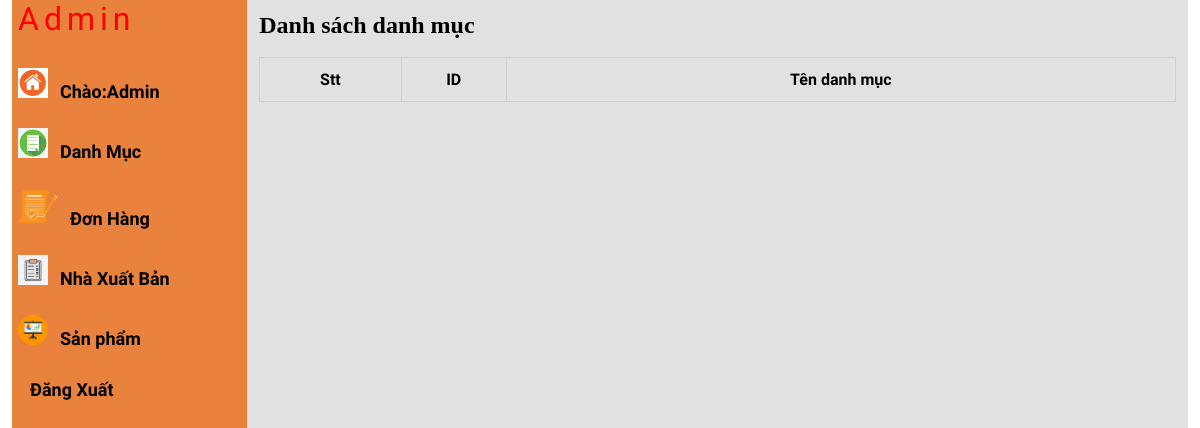
/admin/cartegory_list.php, run on an earlier commit of the app's database.
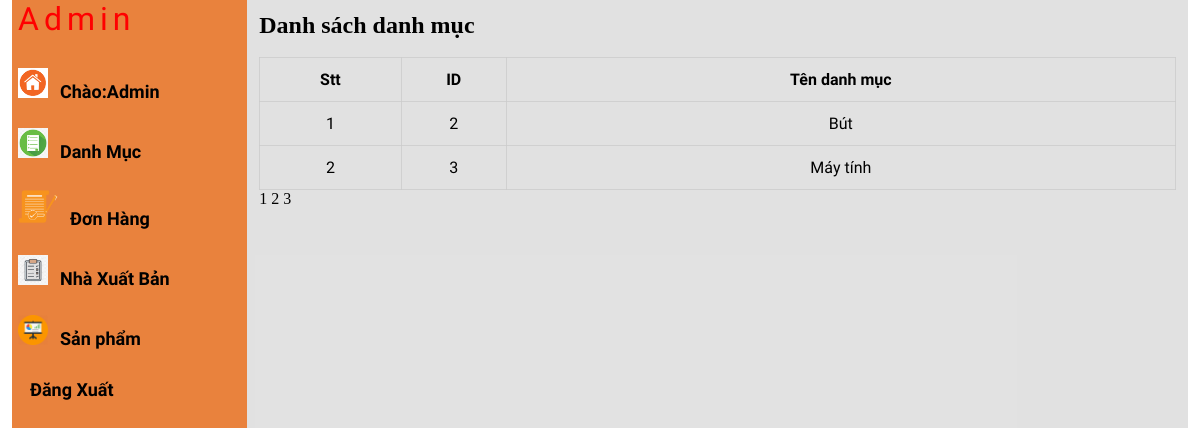
And on a later commit of the database.
### tables this page shows
CREATE TABLE `danh_muc` (
  `ma` int(12) NOT NULL,
  `ten` varchar(100) NOT NULL
);

### admin/cartegory_list.php (the view, shortened to what this page needs)
<?php
require_once "header.php";
require_once "leftside.php";
$ket_noi = mysqli_connect('localhost','root','','doan1');
mysqli_set_charset($ket_noi,'utf8');
$trang = 1;
$sql_so_danh_muc =  "select count(*) from danh_muc";
$mang_so_danh_muc = mysqli_query($ket_noi,$sql_so_danh_muc);
$ket_qua_so_danh_muc = mysqli_fetch_array($mang_so_danh_muc);
$so_danh_muc = $ket_qua_so_danh_muc['count(*)'];
$so_danh_muc_1 = 2 ;
$so_trang =  ceil($so_danh_muc/$so_danh_muc_1);
$bo_qua = $so_danh_muc_1*($trang - 1);
$sql = "select * from danh_muc limit $so_danh_muc_1 offset $bo_qua";
$ket_qua = mysqli_query($ket_noi, $sql);
?>
<div class="admin-content-right">
    <div class="table-content">
        <h1>Danh sách danh mục</h1><br>
        <table>
            <tr>
                <th>Stt</th>
                <th>ID</th>
                <th>Tên danh mục</th>
            </tr>
            <?php $i=0;
            foreach($ket_qua as $tung_san_pham) {
                $i = $i+1;?>
                <tr>
                    <td><?php echo $i ?></td>
                    <td><?php echo $tung_san_pham['ma'] ?></td>
                    <td><?php echo $tung_san_pham['ten'] ?></td>
                </tr>
            <?php }
        ?>
  </table>
    <?php  for($i=1; $i<=$so_trang ; $i++) {
          ?>
          <a href="?trang=<?php echo $i ?>" style = "color: black; " >
              <?php echo $i ?>
          </a>
      <?php } ?>
</div>
</div>
</section>
</body>
</html>

What changed in the data, as far as the page shows it:
added danh_muc: ma "2", ten "Bút"
added danh_muc: ma "3", ten "Máy tính"
Also different on the page:
new list line: "1"
new list line: "2"
new list line: "3"
